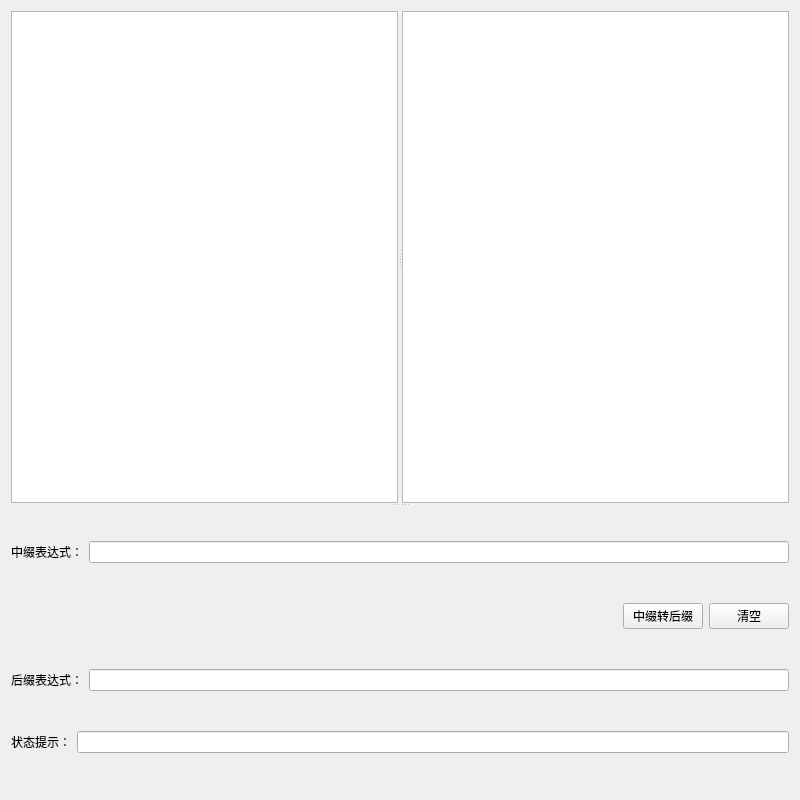
<?xml version="1.0" encoding="UTF-8"?>
<ui version="4.0">
 <class>Infix2Suffix</class>
 <widget class="QWidget" name="Infix2Suffix">
  <property name="windowModality">
   <enum>Qt::ApplicationModal</enum>
  </property>
  <property name="geometry">
   <rect>
    <x>0</x>
    <y>0</y>
    <width>800</width>
    <height>800</height>
   </rect>
  </property>
  <property name="windowTitle">
   <string>中缀转后缀</string>
  </property>
  <layout class="QGridLayout" name="gridLayout">
   <item row="0" column="0">
    <widget class="QSplitter" name="vSplitter">
     <property name="orientation">
      <enum>Qt::Vertical</enum>
     </property>
     <widget class="QSplitter" name="hSplitter">
      <property name="orientation">
       <enum>Qt::Horizontal</enum>
      </property>
      <widget class="QTextBrowser" name="textBrowser"/>
      <widget class="QGraphicsView" name="graphicsView"/>
     </widget>
     <widget class="QWidget" name="">
      <layout class="QVBoxLayout" name="verticalLayout">
       <item>
        <layout class="QHBoxLayout" name="horizontalLayout">
         <item>
          <widget class="QLabel" name="label">
           <property name="text">
            <string>中缀表达式：</string>
           </property>
          </widget>
         </item>
         <item>
          <widget class="QLineEdit" name="infixEdit"/>
         </item>
        </layout>
       </item>
       <item>
        <layout class="QHBoxLayout" name="horizontalLayout_2">
         <item>
          <spacer name="horizontalSpacer">
           <property name="orientation">
            <enum>Qt::Horizontal</enum>
           </property>
           <property name="sizeHint" stdset="0">
            <size>
             <width>40</width>
             <height>20</height>
            </size>
           </property>
          </spacer>
         </item>
         <item>
          <widget class="QPushButton" name="convertButton">
           <property name="text">
            <string>中缀转后缀</string>
           </property>
          </widget>
         </item>
         <item>
          <widget class="QPushButton" name="clearButton">
           <property name="text">
            <string>清空</string>
           </property>
          </widget>
         </item>
        </layout>
       </item>
       <item>
        <layout class="QHBoxLayout" name="horizontalLayout_3">
         <item>
          <widget class="QLabel" name="label_2">
           <property name="text">
            <string>后缀表达式：</string>
           </property>
          </widget>
         </item>
         <item>
          <widget class="QLineEdit" name="suffixEdit"/>
         </item>
        </layout>
       </item>
       <item>
        <layout class="QHBoxLayout" name="horizontalLayout_4">
         <item>
          <widget class="QLabel" name="label_3">
           <property name="text">
            <string>状态提示：</string>
           </property>
          </widget>
         </item>
         <item>
          <widget class="QLineEdit" name="statusEdit"/>
         </item>
        </layout>
       </item>
      </layout>
     </widget>
    </widget>
   </item>
  </layout>
 </widget>
 <resources/>
 <connections/>
</ui>
